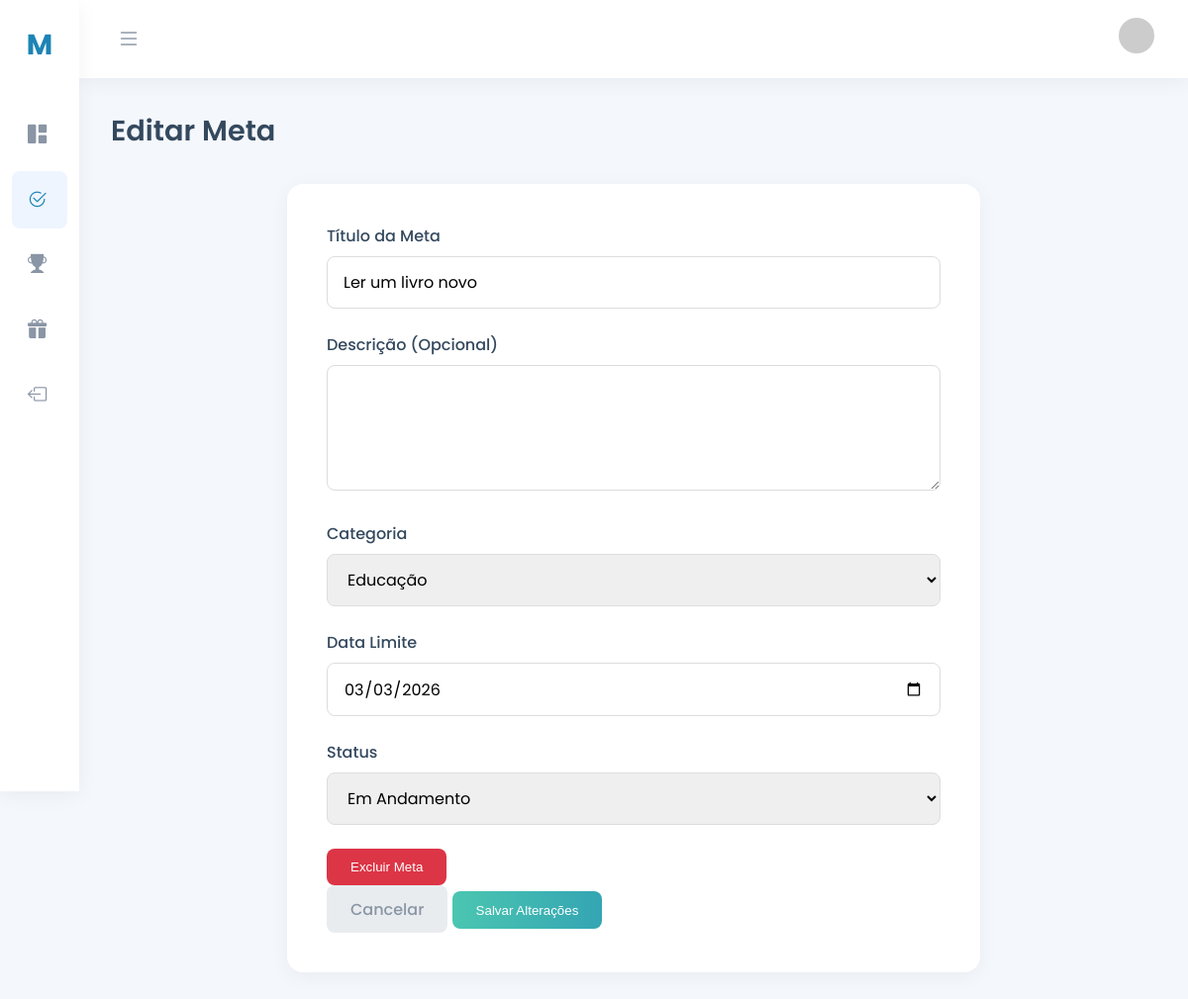
Screenshot of /editar_meta.php?id=15 (signed in) with the database file from the repository.
### tables this page shows
CREATE TABLE `metas` (
  `id` int(11) NOT NULL,
  `user_id` int(11) NOT NULL,
  `titulo` varchar(150) NOT NULL,
  `descricao` text DEFAULT NULL,
  `status` enum('pendente','em_andamento','concluida') DEFAULT 'pendente',
  `prazo` date DEFAULT NULL,
  `categoria` varchar(50) NOT NULL DEFAULT 'Pessoal',
  `criado_em` timestamp NULL DEFAULT current_timestamp()
);

### editar_meta.php (the view, shortened to what this page needs)
<?php
$pdo = null;
try {
    $dsn = "mysql:host=".DB_HOST.";dbname=".DB_NAME.";charset=".DB_CHARSET;
    $options = [
        PDO::ATTR_ERRMODE            => PDO::ERRMODE_EXCEPTION,
        PDO::ATTR_DEFAULT_FETCH_MODE => PDO::FETCH_ASSOC,
        PDO::ATTR_EMULATE_PREPARES   => false,
    ];
    $pdo = new PDO($dsn, DB_USER, DB_PASS, $options);
} catch (PDOException $e) {
    die("Erro de conexão com o banco de dados: " . $e->getMessage());
}
$user_id = $_SESSION['user_id'];
$meta_id = $_GET['id'] ?? null;
try {
    $stmt = $pdo->prepare("SELECT * FROM metas WHERE id = ? AND user_id = ?");
    $stmt->execute([$meta_id, $user_id]);
    $meta = $stmt->fetch();
} catch (PDOException $e) {
    die("Erro ao buscar detalhes da meta: " . $e->getMessage());
}
$emailUsuario = htmlspecialchars($_SESSION['email'] ?? 'email@exemplo.com');
$fotoAtual = $_SESSION['foto_perfil'] ?? null;
$fotoPerfil = ($fotoAtual && file_exists($fotoAtual)) ? htmlspecialchars($fotoAtual) : "https://i.pravatar.cc/150?u=" . urlencode($emailUsuario);
?>
<!DOCTYPE html>
<html lang="pt-BR">
<head>
    <link href="https://cdn.jsdelivr.net/npm/bootstrap-icons@1.11.3/font/bootstrap-icons.css" rel="stylesheet">
</head>
<body class="sidebar-collapsed">
    <aside class="sidebar">
        <div class="logo">M<span><span class="text">XP</span></span></div>
        <ul class="sidebar-nav">
            <li class="nav-item">
                <a href="dashboard.php" title="Dashboard">
                    <span class="nav-icon"><i class="bi bi-grid-1x2-fill"></i></span>
                </a>
            </li>
            <li class="nav-item">
                <a href="ver_mais_metas.php" class="active" title="Minhas Metas">
                    <span class="nav-icon"><i class="bi bi-check2-circle"></i></span>
                </a>
            </li>
            <li class="nav-item">
                <a href="conquistas.php" title="Conquistas">
                    <span class="nav-icon"><i class="bi bi-trophy-fill"></i></span>
                </a>
            </li>
            <li class="nav-item">
                <a href="recompensas.php" title="Recompensas">
                    <span class="nav-icon"><i class="bi bi-gift-fill"></i></span>
                </a>
            </li>
            <li class="nav-item">
                <a href="logout.php" title="Logout">
                    <span class="nav-icon"><i class="bi bi-box-arrow-left"></i></span>
                </a>
            </li>
        </ul>
    </aside>
    <div class="main-wrapper">
        <nav class="top-navbar">
            <button id="toggle-sidebar">
                <i class="bi bi-list"></i>
            </button>
            <div class="navbar-right">
                 <div class="user-menu">
                    <img src="<?= $fotoPerfil ?>" alt="Foto do Perfil">
                </div>
            </div>
        </nav>
        <main class="main-content">
            <header class="header">
                <h1>Editar Meta</h1>
            </header>
            <div class="form-card">
                <form action="editar_meta.php?id=<?= $meta_id ?>" method="POST">
                    <div class="form-group">
                        <label for="titulo" class="form-label">Título da Meta</label>
                        <input type="text" id="titulo" name="titulo" class="form-control" value="<?= htmlspecialchars($meta['titulo']) ?>" required>
                    </div>
                    <div class="form-group">
                        <label for="descricao" class="form-label">Descrição (Opcional)</label>
                        <textarea id="descricao" name="descricao" class="form-control" rows="4"><?= htmlspecialchars($meta['descricao']) ?></textarea>
                    </div>
                    <div class="row">
                        <div class="col-md-6">
                            <div class="form-group">
                                <label for="categoria" class="form-label">Categoria</label>
                                <select id="categoria" name="categoria" class="form-control">
                                    <option value="Educação" <?= $meta['categoria'] === 'Educação' ? 'selected' : '' ?>>Educação</option>
                                </select>
                            </div>
                        </div>
                        <div class="col-md-6">
                             <div class="form-group">
                                <label for="prazo" class="form-label">Data Limite</label>
                                <input type="date" id="prazo" name="prazo" class="form-control" value="<?= htmlspecialchars($meta['prazo']) ?>" required>
                            </div>
                        </div>
                    </div>
                     <div class="form-group">
                        <label for="status" class="form-label">Status</label>
                        <select id="status" name="status" class="form-control">
                            <option value="em_andamento" <?= $meta['status'] === 'em_andamento' ? 'selected' : '' ?>>Em Andamento</option>
                        </select>
                    </div>
                    <div class="d-flex justify-content-between align-items-center mt-4">
                        <button type="button" class="btn btn-danger" id="delete-button">Excluir Meta</button>
                        <div class="d-flex gap-2">
                            <a href="ver_mais_metas.php" class="btn btn-secondary">Cancelar</a>
                            <button type="submit" class="btn btn-primary">Salvar Alterações</button>
                        </div>
                    </div>
                </form>
            </div>
        </main>
    </div>
</body>
</html>

### editar_meta.php (style rules this page uses)
:root { --primary: #1D84B5; --secondary: #4BC6B1; --light: #f8f9fa; --dark: #2c3e50; --grey: #8a95a5; --danger: #dc3545; --success: #1cc88a; --bg-color: #f4f7fc; --sidebar-bg: #ffffff; --card-bg: #ffffff; --text-color: #34495e; --shadow: 0 4px 20px rgba(0, 0, 0, 0.05); --sidebar-width: 260px; --sidebar-width-collapsed: 80px; }
*, *::before, *::after { box-sizing: border-box; }
body { font-family: 'Poppins', sans-serif; background-color: var(--bg-color); color: var(--text-color); margin: 0 0 0 var(--sidebar-width); transition: margin-left 0.3s ease; }
body.sidebar-collapsed { margin-left: var(--sidebar-width-collapsed); }
.sidebar { position: fixed; top: 0; left: 0; height: 100vh; width: var(--sidebar-width); background-color: var(--sidebar-bg); box-shadow: var(--shadow); padding: 1.5rem; display: flex; flex-direction: column; transition: width 0.3s ease; z-index: 100; }
body.sidebar-collapsed .sidebar { width: var(--sidebar-width-collapsed); align-items: center; }
.logo { font-size: 1.8rem; font-weight: 700; color: var(--primary); margin-bottom: 2.5rem; white-space: nowrap; text-align: center; }
.sidebar-nav { flex-grow: 1; list-style: none; padding: 0; margin: 0; }
.nav-item a { display: flex; align-items: center; padding: 0.9rem 1rem; color: var(--grey); text-decoration: none; border-radius: 8px; margin-bottom: 0.5rem; transition: all 0.3s ease; white-space: nowrap; }
.nav-item a:hover, .nav-item a.active { background-color: #eef5ff; color: var(--primary); font-weight: 500; }
.nav-icon { font-size: 1.2rem; min-width: 24px; margin-right: 1.5rem; transition: margin-right 0.3s ease; }
body.sidebar-collapsed .nav-icon { margin-right: 0; }
.main-wrapper { display: flex; flex-direction: column; min-height: 100vh; }
.top-navbar { background-color: var(--card-bg); padding: 1rem 2rem; display: flex; justify-content: space-between; align-items: center; box-shadow: var(--shadow); position: sticky; top: 0; z-index: 99; }
#toggle-sidebar { background: transparent; border: none; cursor: pointer; font-size: 1.5rem; color: var(--grey); }
.navbar-right { display: flex; align-items: center; gap: 1.5rem; }
.user-menu { position: relative; }
.user-menu > img { width: 40px; height: 40px; border-radius: 50%; cursor: pointer; border: 2px solid transparent; transition: border-color 0.3s ease; object-fit: cover; }
.main-content { padding: 2rem; flex-grow: 1; }
.header { display: flex; justify-content: space-between; align-items: center; margin-bottom: 2rem; }
.header h1 { font-size: 1.8rem; font-weight: 600; margin: 0; }
.btn { border: none; border-radius: 8px; font-weight: 500; padding: 0.7rem 1.5rem; transition: all 0.4s ease; text-decoration: none; display: inline-flex; align-items: center; gap: 0.5rem; cursor: pointer; }
.btn-primary { background: linear-gradient(90deg, var(--secondary), var(--primary)); background-size: 200%; color: white; }
.btn-secondary { background-color: #e9ecef; color: var(--grey); }
.btn-danger { background-color: var(--danger); color: white; }
.form-card { background-color: var(--card-bg); border-radius: 16px; padding: 2.5rem; box-shadow: var(--shadow); max-width: 700px; margin: 0 auto; }
.form-group { margin-bottom: 1.5rem; }
.form-label { font-weight: 500; margin-bottom: 0.5rem; display: block; }
.form-control { width: 100%; padding: 0.8rem 1rem; border: 1px solid #ddd; border-radius: 8px; font-size: 1rem; font-family: 'Poppins', sans-serif; transition: all 0.3s; }

### rows the page displays
metas: titulo "Ler um livro novo", categoria "Educação", prazo "03/03/2026", status "Em Andamento"
